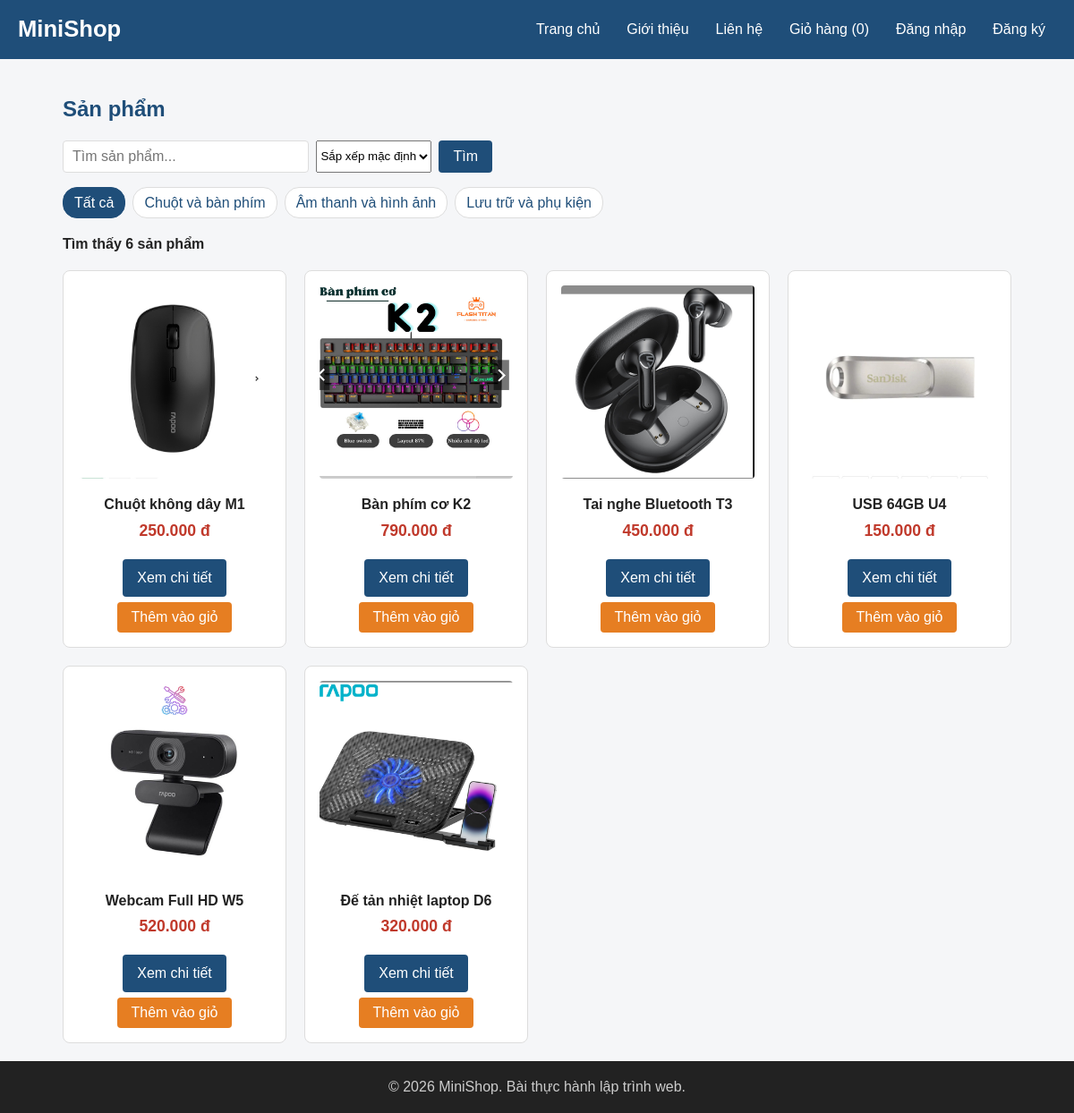
The page / on the database its author committed.
### tables this page shows
CREATE TABLE categories (
    id INT UNSIGNED AUTO_INCREMENT PRIMARY KEY,
    name VARCHAR(100) NOT NULL
);

CREATE TABLE products (
    id INT UNSIGNED AUTO_INCREMENT PRIMARY KEY,
    category_id INT UNSIGNED NOT NULL,
    name VARCHAR(200) NOT NULL,
    price INT UNSIGNED NOT NULL,
    description TEXT,
    image VARCHAR(255) NOT NULL DEFAULT 'images/anh01.jpg',
    stock INT UNSIGNED NOT NULL DEFAULT 0,
    created_at DATETIME NOT NULL DEFAULT CURRENT_TIMESTAMP,
    FOREIGN KEY (category_id) REFERENCES categories (id)
);

### index.php (the view, shortened to what this page needs)
<?php
include 'config/db.php';
$cat = 0;
$q = "";
$sort = "";
$sql = "SELECT * FROM products WHERE 1=1";
if ($sort == "price_asc") {
    $sql .= " ORDER BY price ASC";
} else if ($sort == "price_desc") {
    $sql .= " ORDER BY price DESC";
} else {
    $sql .= " ORDER BY id";
}
$products = mysqli_query($conn, $sql);
$count = mysqli_num_rows($products);
$categories = mysqli_query($conn, "SELECT * FROM categories");
include 'includes/header.php';
?>
<h2>Sản phẩm</h2>
<form action="index.php" method="get" class="search-form">
    <input type="search" name="q" value="<?php echo htmlspecialchars($q); ?>" placeholder="Tìm sản phẩm...">
    <select name="sort">
        <option value="">Sắp xếp mặc định</option>
    </select>
    <button type="submit" class="btn">Tìm</button>
</form>
<p class="category-bar">
    <a href="index.php" class="<?php if ($cat == 0) echo 'active'; ?>">Tất cả</a>
    <?php while ($c = mysqli_fetch_assoc($categories)) { ?>
        <a href="index.php?category=<?php echo $c['id']; ?>" class="<?php if ($cat == $c['id']) echo 'active'; ?>"><?php echo $c['name']; ?></a>
    <?php } ?>
</p>
<p><strong>Tìm thấy <?php echo $count; ?> sản phẩm</strong></p>
<div class="product-list">
    <?php while ($row = mysqli_fetch_assoc($products)) { ?>
        <div class="product-card">
            <img src="<?php echo $row['image']; ?>" alt="<?php echo $row['name']; ?>">
            <h3><?php echo $row['name']; ?></h3>
            <p class="price"><?php echo number_format($row['price'], 0, ',', '.'); ?> đ</p>
            <a href="product.php?id=<?php echo $row['id']; ?>" class="btn">Xem chi tiết</a>
            <button type="button" class="btn btn-accent add-to-cart" data-id="<?php echo $row['id']; ?>">Thêm vào giỏ</button>
        </div>
    <?php } ?>
</div>
<?php include 'includes/footer.php'; ?>

### includes/header.php (shortened to what this page needs)
<!DOCTYPE html>
<html lang="vi">
<head>
    <link rel="stylesheet" href="css/style.css">
</head>
<body>
    <header class="site-header">
        <h1>MiniShop</h1>
        <nav class="main-nav">
            <a href="index.php">Trang chủ</a>
            <a href="about.php">Giới thiệu</a>
            <a href="contact.php">Liên hệ</a>
            <a href="cart.php">Giỏ hàng (<span id="cart-count">0</span>)</a>
            <a href="login.php">Đăng nhập</a>
            <a href="register.php">Đăng ký</a>
        </nav>
    </header>
    <main>

### includes/footer.php
    </main>
    <footer class="site-footer">
        <p>&copy; <?php echo date("Y"); ?> MiniShop. Bài thực hành lập trình web.</p>
    </footer>
</body>
</html>

### css/style.css (style rules this page uses)
* { box-sizing: border-box; }
body { margin: 0; font-family: Arial, Helvetica, sans-serif; font-size: 16px; line-height: 1.6; color: #222222; background-color: #f5f6f8; display: flex; flex-direction: column; min-height: 100vh; }
h1, h2, h3 { line-height: 1.3; }
h2 { color: #1f4e79; }
a { color: #1f4e79; text-decoration: none; }
img { max-width: 100%; height: auto; }
.price { color: #c0392b; font-size: 1.1rem; font-weight: bold; }
main { flex: 1; width: 100%; max-width: 1100px; margin: 0 auto; padding: 20px; }
.site-header { display: flex; justify-content: space-between; align-items: center; flex-wrap: wrap; gap: 10px; padding: 12px 20px; background-color: #1f4e79; color: #ffffff; }
.site-header h1 { margin: 0; font-size: 1.6rem; }
.main-nav { display: flex; flex-wrap: wrap; gap: 6px; }
.main-nav a { padding: 8px 12px; border-radius: 4px; color: #ffffff; }
.product-list { display: grid; grid-template-columns: repeat(4, 1fr); gap: 20px; }
.product-card { padding: 16px; border: 1px solid #dddddd; border-radius: 8px; background-color: #ffffff; text-align: center; transition: box-shadow 0.2s, transform 0.2s; }
.product-card img { width: 100%; aspect-ratio: 1 / 1; object-fit: cover; border-radius: 4px; }
.product-card h3 { margin: 12px 0 4px; font-size: 1rem; }
.product-card .price { margin: 0 0 12px; }
.product-card .btn { margin-top: 6px; }
.btn { display: inline-block; padding: 8px 16px; border: none; border-radius: 4px; background-color: #1f4e79; color: #ffffff; font-size: 1rem; font-family: inherit; cursor: pointer; }
.btn-accent { background-color: #e67e22; }
.site-footer { padding: 16px; background-color: #222222; color: #cccccc; text-align: center; }
.site-footer p { margin: 0; }
.search-form { display: flex; gap: 8px; max-width: 480px; margin-bottom: 12px; }
.search-form input { flex: 1; padding: 8px 10px; border: 1px solid #dddddd; border-radius: 4px; font-size: 1rem; }
.category-bar { display: flex; flex-wrap: wrap; gap: 8px; }
.category-bar a { padding: 4px 12px; border: 1px solid #dddddd; border-radius: 16px; background-color: #ffffff; }
.category-bar a.active { border-color: #1f4e79; background-color: #1f4e79; color: #ffffff; }

### rows shown on the page
categories: name "Chuột và bàn phím"
categories: name "Âm thanh và hình ảnh"
categories: name "Lưu trữ và phụ kiện"
products: image (picture), name "Chuột không dây M1", price "250.000"
products: image (picture), name "Bàn phím cơ K2", price "790.000"
products: image (picture), name "Tai nghe Bluetooth T3", price "450.000"
products: image (picture), name "USB 64GB U4", price "150.000"
products: image (picture), name "Webcam Full HD W5", price "520.000"
products: image (picture), name "Đế tản nhiệt laptop D6", price "320.000"

### other values the page prints
$count "6"
